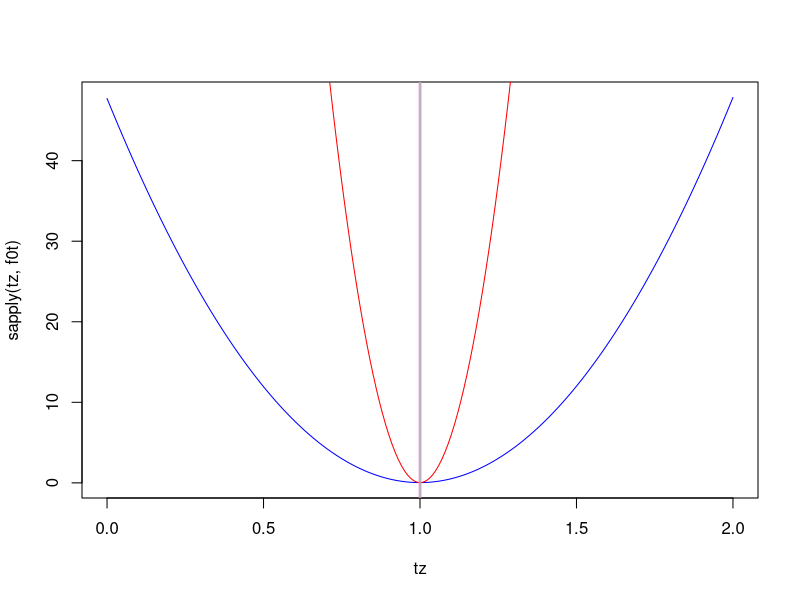

Reproduce this figure in R.
## ---- chunk 1
library(pracma)
library(magrittr)
library(MASS)
n <- 100
p <- 200
Sigma_X <- (1/(2 * p)) * (randn(2 * p, p) %>% {t(.) %*% .})
X <- mvrnorm(n, mu = rep(0, p), Sigma = Sigma_X)
b <- rnorm(p)
y <- X %*% b + 0.1 * rnorm(n)
norm_b <- sum(b^2)
norm_b
## ---- chunk 2
res <- svd(X)
dim(res$u)
z <- t(res$u) %*% y
l <- res$d^2/p #lambdas
## ---- chunk 3
# Get an initial point
w0 <- 1/(l[1] - l[2]) * c(1, -1, rep(0, n - 2))
w <- w0
# objective function
f <- function(w) {
  max(sum(w^2), sum((w * l)^2))
}
f(w)
# Form the null space where we are free to move
res <- svd(cbind(1, l))
P <- -(res$u %>% {(.) %*% t(.)})
diag(P) <- diag(P) + 1
A <- P[, -c(1, 2)]
# Newton operators
Ls <- list(diag(rep(1, n)), diag(l))
Ns <- lapply(Ls, function(L) A %*% solve(t(A) %*% L %*% A) %*% t(A) %*% L)
tz <- 0:200/100
## ---- chunk 4
## LOOP
# evaluate the gradient
f_flag <- sum(w^2) < sum((w * l)^2)
lterm <- l^(2 * f_flag)
# constrained Newton direction
g <- Ns[[1 + f_flag]] %*% w
# t_minimize and t_eq
t_min <- sum(w * g * lterm)/(sum(g^2 * lterm) + 1e-10)
aa <- sum(g ^ 2) - sum((g * l)^2)
bb <- -2 * (sum(g * w) - sum(l^2 * g * w))
cc <- sum(w^2) - sum((w * l)^2)
suppressWarnings({t_eq <- (-bb + c(-1, 1)*sqrt(bb^2 - 4 * aa * cc))/(2 * aa)})
ts <- c(t_min, t_eq[!is.na(t_eq)])
vals <- sapply(ts, function(t) f(w - t * g))
t_best <- ts[order(vals)[1]]

f0t <- function(t) sum((w - t * g)^2)
f1t <- function(t) sum((w - t * g)^2 * l^2)
plot(tz, sapply(tz, f0t), type = "l", col = "blue")
lines(tz, sapply(tz, f1t), col = "red")
abline(v = t_min, col = "green")
if (sum(!is.na(t_eq)) > 0) abline(v = t_eq[!is.na(t_eq)], col = "violet")

w <- w - t_best * g
print(list(f_flag, ts, vals, f(w)))
## ---- chunk 5
eigenprism_w <- function(l, tol = 1e-4) {
  n <- length(l)
  f <- function(w) max(sum(w^2), sum((w * l)^2))
  # null space directions
  res <- svd(cbind(1, l))
  P <- -(res$u %>% {(.) %*% t(.)})
  diag(P) <- diag(P) + 1
  A <- P[, -c(1, 2)]
  # Newton operators
  Ls <- list(diag(rep(1, n)), diag(l))
  Ns <- lapply(Ls, function(L) A %*% solve(t(A) %*% L %*% A) %*% t(A) %*% L)
  # initialization
  w <- 1/(l[1] - l[2]) * c(1, -1, rep(0, n - 2))
  f_old <- f(w)  
  iter_flag <- TRUE
  while(iter_flag) {
    # evaluate the gradient
    f_flag <- sum(w^2) < sum((w * l)^2)
    lterm <- l^(2 * f_flag)
    # constrained Newton direction
    g <- Ns[[1 + f_flag]] %*% w
    # t_minimize and t_eq
    t_min <- sum(w * g * lterm)/(sum(g^2 * lterm) + 1e-10)
    aa <- sum(g ^ 2) - sum((g * l)^2)
    bb <- -2 * (sum(g * w) - sum(l^2 * g * w))
    cc <- sum(w^2) - sum((w * l)^2)
    suppressWarnings({t_eq <- (-bb + c(-1, 1)*sqrt(bb^2 - 4 * aa * cc))/(2 * aa)})
    ts <- c(t_min, t_eq[!is.na(t_eq)])
    vals <- sapply(ts, function(t) f(w - t * g))
    t_best <- ts[order(vals)[1]]    
    w <- w - t_best * g
    f_new <- min(vals)
    if (f_old - f_new < tol) iter_flag <- FALSE
    f_old <- f_new
  }
  list(w = w, val = f_old)
}

eigenprism <- function(X, y, alpha = 0.05) {
  n <- length(y)
  res <- svd(X)
  dim(res$u)
  z <- t(res$u) %*% y
  l <- res$d^2/p
  res <- eigenprism_w(l)
  w <- res$w; val <- res$val
  T2 <- sum(z^2 * w)
  qq <- qnorm(1 - alpha/2)
  width <- qq * sqrt(2 * val) * sum(y^2)/n
  lower <- max(T2 - width, 0)
  upper <- T2 + width
  list(T2 = T2, lower = lower, upper = upper)
}
## ---- chunk 6
norm_b
eigenprism(X, y)
